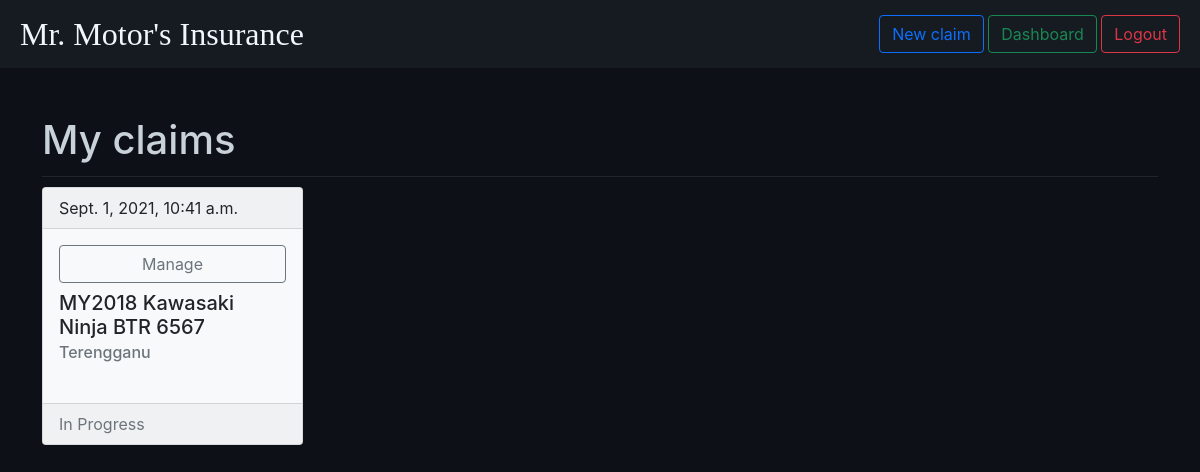
Before: /dashboard/ (signed in) with the older database file.
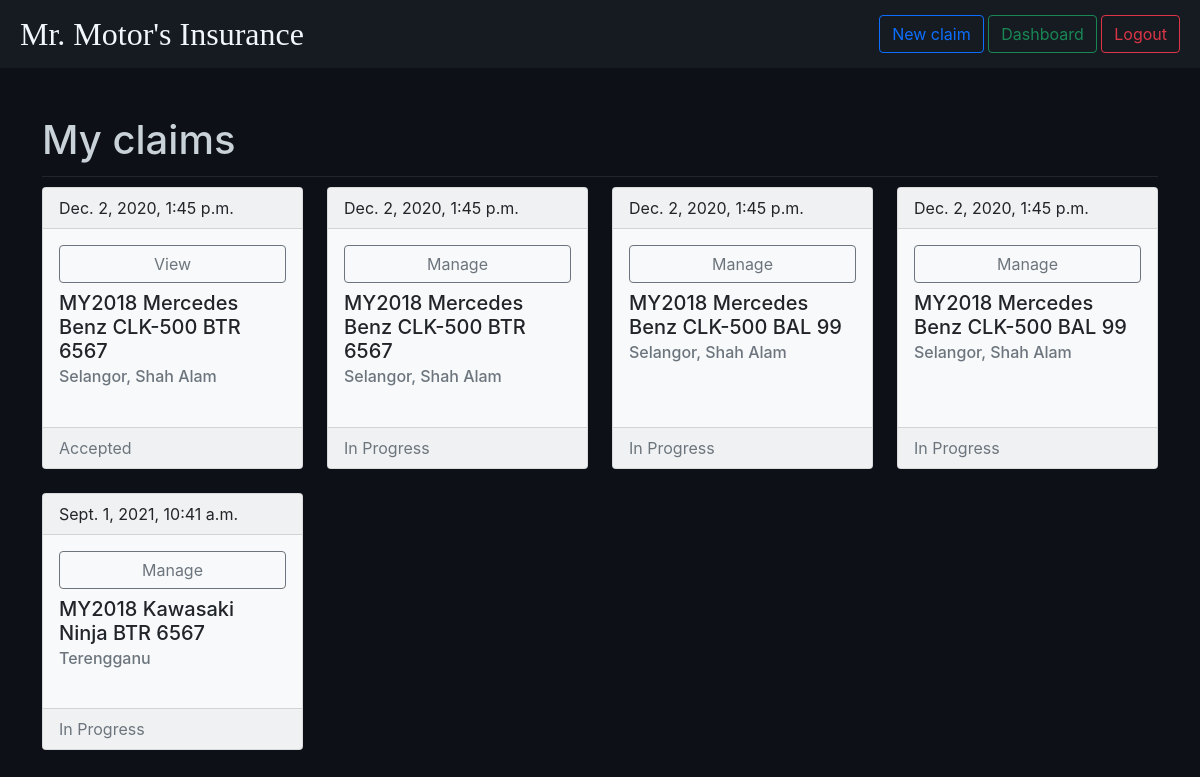
After: the same page with the newer database file.
### dashboard/models.py (models this page shows, shortened)
class Claim(models.Model):
    user = models.ForeignKey(User, on_delete=models.CASCADE, null=True)
    fullname = models.CharField(max_length=100)
    email = models.EmailField(max_length=254)
    mobile_num = PhoneNumberField()
    vehicle_model_year = models.CharField(max_length=6)
    vehicle_model = models.CharField(max_length=60)
    vehicle_no = models.CharField(max_length=20)
    accident_dt = models.DateTimeField()
    location = models.CharField(max_length=80)
    OWN_DAMAGE = 'OD'
    KNOCK_FOR_KNOCK = 'KFK'
    WINDSCREEN_DAMAGE = 'WD'
    THEFT = 'T'
    LOSS_CHOICES = [
        (OWN_DAMAGE, 'Own Damage'),
        (KNOCK_FOR_KNOCK, 'Knock for Knock'),
        (WINDSCREEN_DAMAGE, 'Windscreen Damage'),
        (THEFT, 'Theft'),
    ]
    loss_type = models.CharField(
        max_length=3,
        choices=LOSS_CHOICES,
        default=OWN_DAMAGE,
    )
    loss_desc = models.TextField()
    YES = 'Yes'
    NO = 'No'
    P_REPORT_CHOICES = [
        (YES, 'Yes'),
        (NO, 'No'),
    ]
    pr_lodged_inq = models.CharField(
        max_length=3,
        choices=P_REPORT_CHOICES,
        default=YES,
    )
    INQ_INJURY_CHOICES = [
        (YES, 'Yes'),
        (NO, 'No'),
    ]
    inq_injury = models.CharField(
        max_length=3,
        choices=INQ_INJURY_CHOICES,
        default=NO,
    )
    def validate_pdf_file_extension(value):
        try:
            if value.file.content_type != 'application/pdf':
                raise ValidationError(
                'Invalid file type. Only .pdf files are accepted.'
            )
        except:
            pass
    def img_user_directory_path(instance, filename):
        return 'user_{0}/images/{1}'.format(instance.user.username, filename)
    def pdf_user_directory_path(instance, filename):
        return 'user_{0}/pdfs/{1}'.format(instance.user.username, filename)
    photo = models.ImageField(upload_to=img_user_directory_path)
    insurance_cover_note_pdf = models.FileField(upload_to=pdf_user_directory_path, validators=[validate_pdf_file_extension])
    in_p = 'In Progress'
    acp = 'Accepted'
    STATUS_CHOICES = [
        (in_p, 'In Progress'),
        (acp, 'Accepted'),
    ]
    status = models.CharField(
        max_length=11,
        choices=STATUS_CHOICES,
        default='In Progress',
    )

### dashboard/views.py (the view)
# urls.py: path('', views.IndexView.as_view(), name='index'),
class IndexView(generic.ListView):
    template_name = 'dashboard/dashboard.html'
    context_object_name = 'claims'
    def get_queryset(self):
        return Claim.objects.filter(
            user=self.request.user
        ).order_by('-id')

### dashboard/templates/dashboard/dashboard.html
{% extends 'base/base.html' %}
{% block content %}
<div class="container mt-5 mb-5">
    <h1 class="form-title">My claims</h1>
    <div class="row row-cols-1 row-cols-md-4 g-4">
        {% for claim in claims %}
        <div class="col">
            <div class="card h-100 text-dark bg-light mb-3" style="max-width: 18rem;">
                <div class="card-header">{{ claim.accident_dt }}</div>
                <div class="card-body">
                    <div class="d-grid gap-2 mb-2">
                        <a href="{% url 'dashboard:manage' claim.id %}" class="btn btn-outline-secondary">{% if claim.status == 'In Progress' %}Manage{% else %}View{% endif %}</a>
                    </div>
                    <h5 class="card-title">{{ claim.vehicle_model_year }} {{ claim.vehicle_model }} {{ claim.vehicle_no }}</h5>
                    <h6 class="card-subtitle mb-2 text-muted">{{ claim.location }}</h6>
                </div>
                <div class="card-footer text-muted">{{ claim.status }}</div>
            </div>
        </div>
        {% endfor %}
    </div>
</div>
{% endblock %}

### templates/base/base.html (shortened to what this page needs)
<!DOCTYPE html>
<html lang="en">
<head>
    {% load static %}
    <link href="https://cdn.jsdelivr.net/npm/bootstrap@5.0.0-beta1/dist/css/bootstrap.min.css" rel="stylesheet">
    <link rel="stylesheet" href="{% static 'base/main.css' %}">
</head>
<body>
    <header id="banner">
        <a href="{% url 'index:index' %}">
            <h1 id="logo">Mr. Motor's Insurance</h1>
        </a>
        {% if user.is_authenticated %}
        <div class="right-controls">
            <a href="{% url 'dashboard:submit' %}" class="btn btn-outline-primary">New claim</a>
            <a href="{% url 'dashboard:index' %}" class="btn btn-outline-success">Dashboard</a>
            <a href="{% url 'logout:index' %}" class="btn btn-outline-danger">Logout</a>
        </div>
        {% endif %}
    </header>
    {% block content %}
    {% endblock %}
</body>
</html>

### static/base/main.css (style rules this page uses)
* { margin: 0; padding: 0; }
header#banner { background-color: #161b22; padding: 15px 20px; display: flex; justify-content: space-between; }
#banner > a { text-decoration: none; }
#logo { color: #f0f6fc; font-family: Georgia, 'Times New Roman', Times, serif; font-size: 24pt; margin: 0; }
body { background-color: #0d1117; font-family: -apple-system, BlinkMacSystemFont, 'Segoe UI', Roboto, Oxygen, Ubuntu, Cantarell, 'Open Sans', 'Helvetica Neue', sans-serif; }
label, .form-title { color: #c9d1d9; }
.form-title { border-bottom: 1px solid #21262d; padding-bottom: 12px; margin-bottom: 10px; }

Changed rows visible on the page:
added Claim: accident_dt "Dec. 2, 2020, 1:45 p.m.", shows "View", vehicle_model_year "MY2018", vehicle_model "Mercedes Benz CLK-500", vehicle_no "BTR 6567", location "Selangor, Shah Alam", status "Accepted"
added Claim: accident_dt "Dec. 2, 2020, 1:45 p.m.", shows "Manage", vehicle_model_year "MY2018", vehicle_model "Mercedes Benz CLK-500", vehicle_no "BTR 6567", location "Selangor, Shah Alam", status "In Progress"
added Claim: accident_dt "Dec. 2, 2020, 1:45 p.m.", shows "Manage", vehicle_model_year "MY2018", vehicle_model "Mercedes Benz CLK-500", vehicle_no "BAL 99", location "Selangor, Shah Alam", status "In Progress"
added Claim: accident_dt "Dec. 2, 2020, 1:45 p.m.", shows "Manage", vehicle_model_year "MY2018", vehicle_model "Mercedes Benz CLK-500", vehicle_no "BAL 99", location "Selangor, Shah Alam", status "In Progress"
